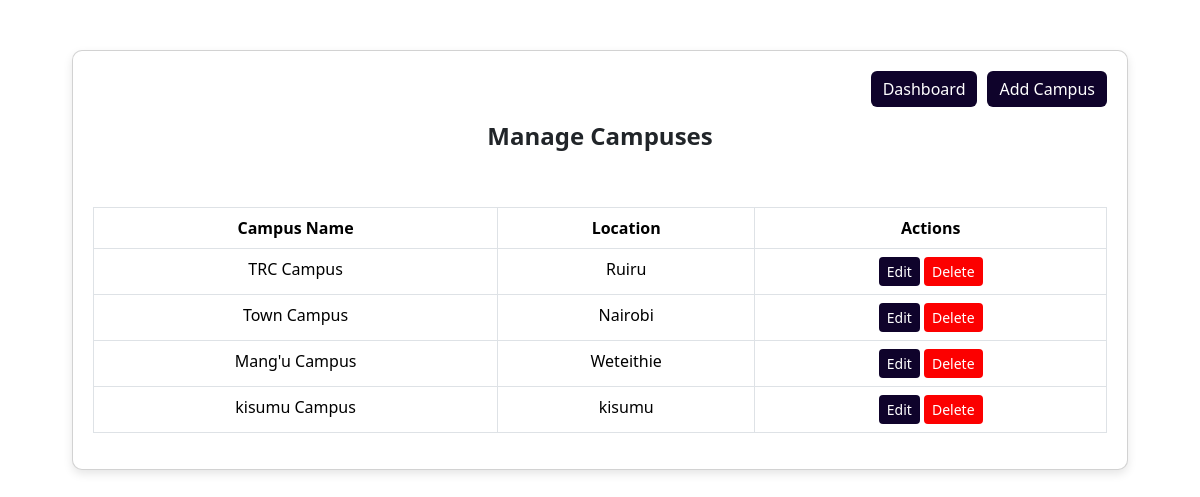
The app's page /campus.php (signed in) with its own data.
### tables this page shows
CREATE TABLE `campus` (
  `campus_id` int(11) NOT NULL,
  `campus_name` varchar(255) NOT NULL,
  `location` varchar(255) NOT NULL
);

### campus.php (the view, shortened to what this page needs)
<?php
include 'db.php';
$sql = "SELECT * FROM campus";
$result = mysqli_query($conn, $sql);
?>
<!DOCTYPE html>
<html lang="en">
<head>
    <link href="https://cdn.jsdelivr.net/npm/bootstrap@5.3.3/dist/css/bootstrap.min.css" rel="stylesheet">
</head>
<body>
<div class="container">
    <div class="card">
        <div class="top-buttons">
            <a href="admin.php" class="btn btn-primary">Dashboard</a>
            <a href="add_campus.php" class="btn btn-primary">Add Campus</a>
        </div>
        <h4 class="fw-bold text-center">Manage Campuses</h4>
        <table class="table table-bordered mt-5">
            <thead>
                <tr>
                    <th>Campus Name</th>
                    <th>Location</th>
                    <th>Actions</th>
                </tr>
            </thead>
            <tbody>
                <?php while ($row = mysqli_fetch_assoc($result)) { ?>
                    <tr>
                        <td><?php echo $row['campus_name']; ?></td>
                        <td><?php echo $row['location']; ?></td>
                        <td>
                            <a href="edit_campus.php?id=<?php echo $row['campus_id']; ?>" class="btn btn-primary btn-sm">Edit</a>
                            <a href="delete_campus.php?id=<?php echo $row['campus_id']; ?>" class="btn btn-danger btn-sm" onclick="return confirm('Are you sure you want to delete this campus?');">Delete</a>
                        </td>
                    </tr>
                <?php } ?>
            </tbody>
        </table>
    </div>
</div>
</body>
</html>

### campus.php (style rules this page uses)
body { background-color: white; }
.container { margin-top: 50px; max-width: 90%; }
.card { background-color: white; border-radius: 10px; padding: 20px; box-shadow: 0px 4px 10px rgba(0, 0, 0, 0.1); position: relative; }
.btn-primary { background-color: #0f032b !important; color: white !important; border: none !important; }
.btn-danger { background-color: rgb(252, 0, 0); color: white; border: none; }
.table thead { background-color: #0f032b; color: white; }
.top-buttons { display: flex; justify-content: flex-end; gap: 10px; margin-bottom: 15px; }
td { text-align: center; }
th { text-align: center; }

### records on screen
campus: campus_name "TRC Campus", location "Ruiru"
campus: campus_name "Town Campus", location "Nairobi"
campus: campus_name "Mang'u Campus", location "Weteithie"
campus: campus_name "kisumu Campus", location "kisumu"
